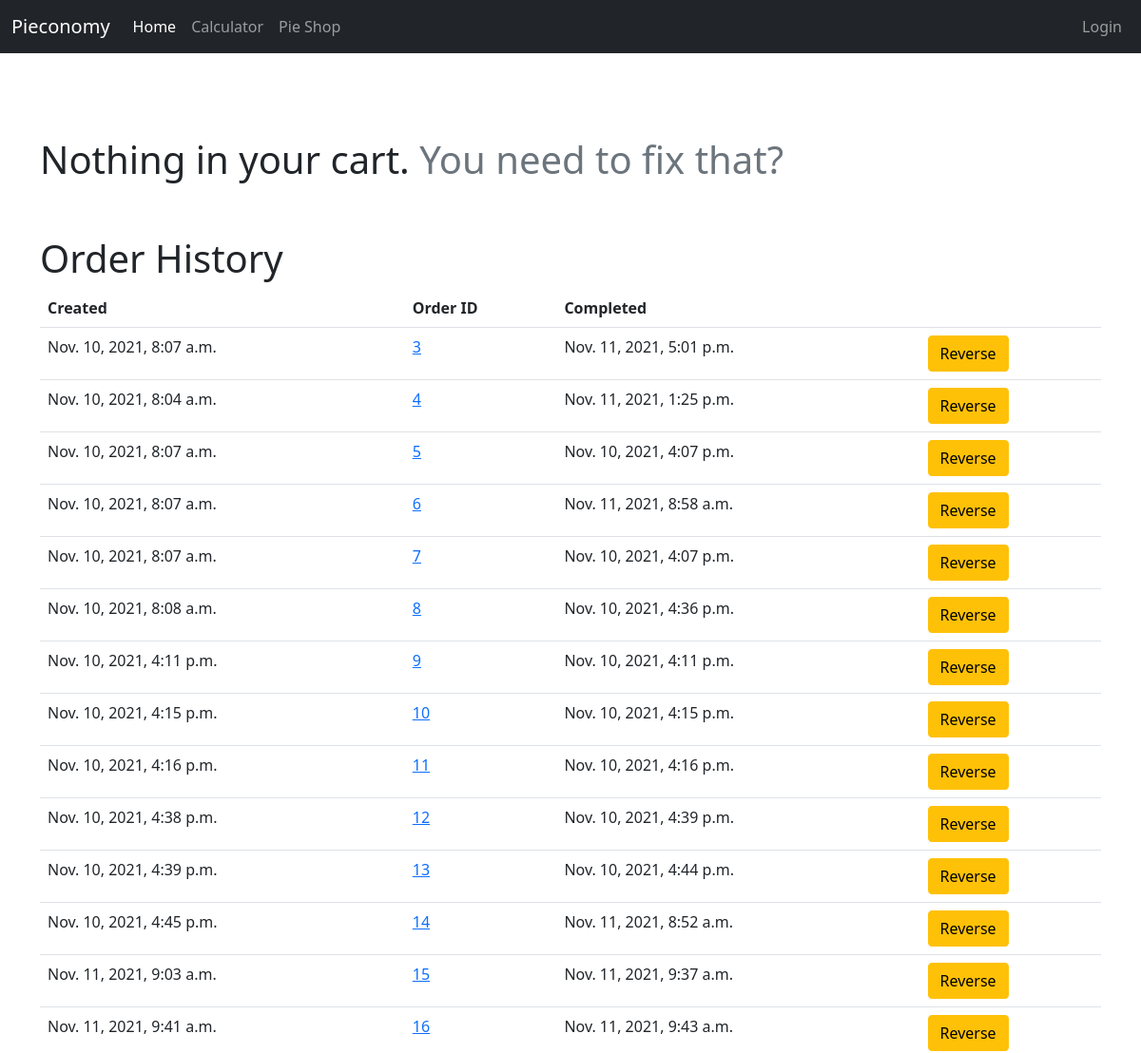
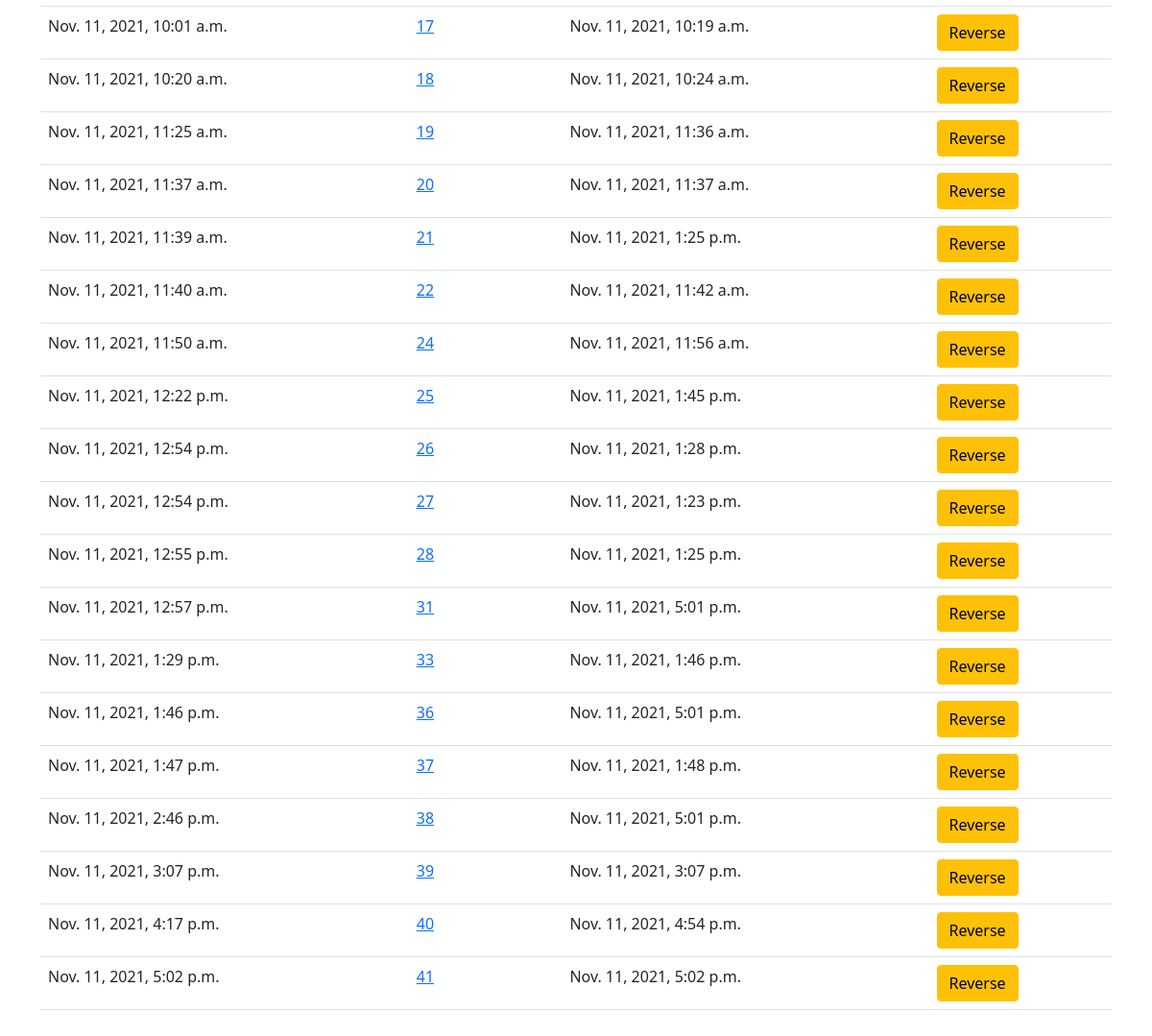
The page /orders on the database its author committed (2 pictures, top to bottom).
### main/models.py (models this page shows, shortened)
class Orders(models.Model):
    user_id = models.ForeignKey(User, on_delete=models.RESTRICT)
    is_ordered = models.BooleanField(default=False)
    create_date_time = models.DateTimeField(null=True, blank=True)
    last_updated_date_time = models.DateTimeField(null=True, blank=True)

### main/views.py (the view, shortened to what this page needs)
# urls.py: path('orders', views.OrderListView.as_view(), name='orders'),
class OrderListView(ListView):
    model = Orders
    context_object_name = 'order_history'
    template_name = 'main/orders.html'
    def get_context_data(self, **kwargs):
        context = super().get_context_data(**kwargs)
        context['current_order'] = self.model.objects.filter(user_id=self.request.user.id, is_ordered=False).first()
        try:
            context['order_items'] = OrderItems.objects.filter(order_id=context['current_order'].id)
        except OrderItems.DoesNotExist:
            context['order_items'] = None
        except AttributeError:
            context['order_items'] = None
        return context

### templates/main/orders.html (shortened to what this page needs)
{% extends 'base.html' %}
{% load shopping_cart %}
{% block body %}
    <section class="container pt-5 mt-5">
        {% if order_items and not current_order.is_ordered %}
            <section class="">
                <h1>Current Order {{ current_order.id }}</h1>
                <table class="table table-borderless w-50">
                    <tr>
                        <th>Quantity</th>
                        <th>Name</th>
                        <th>Cost</th>
                        <th></th>
                    </tr>
                    {% for item in order_items %}
                        <tr>
                            <th>
                                <a href="{% url 'item-add' item.item_id.id %}"><span class="material-icons text-muted">add</span></a>
                                {{ item.quantity }}
                                <a href="{% url 'item-remove' item.item_id.id %}"><span
                                        class="material-icons text-muted">remove</span></a>
                            </th>
                            <td>{{ item.item_id.name }}</td>
                            <td>${{ item.item_id.cost }}</td>
                            <td></td>
                        </tr>
                    {% endfor %}
                    <tr>
                        <th colspan="2" class="text-end">Sub-total</th>
                        <td colspan="2">${{ current_order.sub_total }}</td>
                    </tr>
                    <tr>
                        <th colspan="2" class="text-end">Tax</th>
                        <td colspan="2">${% tax current_order.sub_total %}</td>
                    </tr>
                    <tr>
                        <th colspan="2" class="text-end">Grand total</th>
                        <td colspan="2">${% grand_total current_order.sub_total %}</td>
                    </tr>
                    <tr>
                        <td colspan="3" class="text-end"><a href="{% url 'order-complete' current_order.id %}" class="btn btn-success">Order</a></td>
                    </tr>
                </table>
            </section>
        {% elif not order_items and not current_order.is_ordered %}
            <h1>Nothing in your cart. <a class="text-decoration-none text-muted" href="{% url 'shop' %}">You need to fix
                that?</a></h1>
        {% elif not order_items and not current_order.is_ordered and not order_history %}
            <h1>No orders yet. <a class="text-decoration-none text-muted" href="{% url 'shop' %}">Why not try one?</a>
            </h1>
        {% endif %}
        {% if order_history %}
            <section class="pt-5">
                <h1>Order History</h1>
                <table class="table">
                    <tr>
                        <th>Created</th>
                        <th>Order ID</th>
                        <th>Completed</th>
                        <th></th>
                    </tr>
                    {% for ord in order_history %}
                        <tr>
                            <td>
                                {{ ord.create_date_time }}
                            </td>
                            <td>
                                <a href="{% url 'order' ord.id %}">{{ ord.id }}</a>
                            </td>
                            <td>
                                {% if ord.is_ordered %}{{ ord.last_updated_date_time }}{% endif %}
                            </td>
                            <td>
                                <a href="{% url 'order-reverse' ord.id %}" class="btn btn-warning">Reverse</a>
                            </td>
                        </tr>
                    {% endfor %}
                </table>
            </section>
        {% endif %}
    </section>
{% endblock %}

### main/static/css/carousel.css (style rules this page uses)
body { padding-top: 3rem; padding-bottom: 3rem; color: #5a5a5a; }

### rows shown on the page
Orders: create_date_time "Nov. 10, 2021, 8:07 a.m.", id "3", last_updated_date_time "Nov. 11, 2021, 5:01 p.m."
Orders: create_date_time "Nov. 10, 2021, 8:04 a.m.", id "4", last_updated_date_time "Nov. 11, 2021, 1:25 p.m."
Orders: create_date_time "Nov. 10, 2021, 8:07 a.m.", id "5", last_updated_date_time "Nov. 10, 2021, 4:07 p.m."
Orders: create_date_time "Nov. 10, 2021, 8:07 a.m.", id "6", last_updated_date_time "Nov. 11, 2021, 8:58 a.m."
Orders: create_date_time "Nov. 10, 2021, 8:07 a.m.", id "7", last_updated_date_time "Nov. 10, 2021, 4:07 p.m."
Orders: create_date_time "Nov. 10, 2021, 8:08 a.m.", id "8", last_updated_date_time "Nov. 10, 2021, 4:36 p.m."
Orders: create_date_time "Nov. 10, 2021, 4:11 p.m.", id "9", last_updated_date_time "Nov. 10, 2021, 4:11 p.m."
Orders: create_date_time "Nov. 10, 2021, 4:15 p.m.", id "10", last_updated_date_time "Nov. 10, 2021, 4:15 p.m."
Orders: create_date_time "Nov. 10, 2021, 4:16 p.m.", id "11", last_updated_date_time "Nov. 10, 2021, 4:16 p.m."
Orders: create_date_time "Nov. 10, 2021, 4:38 p.m.", id "12", last_updated_date_time "Nov. 10, 2021, 4:39 p.m."
Orders: create_date_time "Nov. 10, 2021, 4:39 p.m.", id "13", last_updated_date_time "Nov. 10, 2021, 4:44 p.m."
Orders: create_date_time "Nov. 10, 2021, 4:45 p.m.", id "14", last_updated_date_time "Nov. 11, 2021, 8:52 a.m."
Orders: create_date_time "Nov. 11, 2021, 9:03 a.m.", id "15", last_updated_date_time "Nov. 11, 2021, 9:37 a.m."
Orders: create_date_time "Nov. 11, 2021, 9:41 a.m.", id "16", last_updated_date_time "Nov. 11, 2021, 9:43 a.m."
Orders: create_date_time "Nov. 11, 2021, 10:01 a.m.", id "17", last_updated_date_time "Nov. 11, 2021, 10:19 a.m."
Orders: create_date_time "Nov. 11, 2021, 10:20 a.m.", id "18", last_updated_date_time "Nov. 11, 2021, 10:24 a.m."
Orders: create_date_time "Nov. 11, 2021, 11:25 a.m.", id "19", last_updated_date_time "Nov. 11, 2021, 11:36 a.m."
Orders: create_date_time "Nov. 11, 2021, 11:37 a.m.", id "20", last_updated_date_time "Nov. 11, 2021, 11:37 a.m."
Orders: create_date_time "Nov. 11, 2021, 11:39 a.m.", id "21", last_updated_date_time "Nov. 11, 2021, 1:25 p.m."
Orders: create_date_time "Nov. 11, 2021, 11:40 a.m.", id "22", last_updated_date_time "Nov. 11, 2021, 11:42 a.m."
Orders: create_date_time "Nov. 11, 2021, 11:50 a.m.", id "24", last_updated_date_time "Nov. 11, 2021, 11:56 a.m."
Orders: create_date_time "Nov. 11, 2021, 12:22 p.m.", id "25", last_updated_date_time "Nov. 11, 2021, 1:45 p.m."
Orders: create_date_time "Nov. 11, 2021, 12:54 p.m.", id "26", last_updated_date_time "Nov. 11, 2021, 1:28 p.m."
Orders: create_date_time "Nov. 11, 2021, 12:54 p.m.", id "27", last_updated_date_time "Nov. 11, 2021, 1:23 p.m."
Orders: create_date_time "Nov. 11, 2021, 12:55 p.m.", id "28", last_updated_date_time "Nov. 11, 2021, 1:25 p.m."
Orders: create_date_time "Nov. 11, 2021, 12:57 p.m.", id "31", last_updated_date_time "Nov. 11, 2021, 5:01 p.m."
Orders: create_date_time "Nov. 11, 2021, 1:29 p.m.", id "33", last_updated_date_time "Nov. 11, 2021, 1:46 p.m."
Orders: create_date_time "Nov. 11, 2021, 1:46 p.m.", id "36", last_updated_date_time "Nov. 11, 2021, 5:01 p.m."
Orders: create_date_time "Nov. 11, 2021, 1:47 p.m.", id "37", last_updated_date_time "Nov. 11, 2021, 1:48 p.m."
Orders: create_date_time "Nov. 11, 2021, 2:46 p.m.", id "38", last_updated_date_time "Nov. 11, 2021, 5:01 p.m."
Orders: create_date_time "Nov. 11, 2021, 3:07 p.m.", id "39", last_updated_date_time "Nov. 11, 2021, 3:07 p.m."
Orders: create_date_time "Nov. 11, 2021, 4:17 p.m.", id "40", last_updated_date_time "Nov. 11, 2021, 4:54 p.m."
Orders: create_date_time "Nov. 11, 2021, 5:02 p.m.", id "41", last_updated_date_time "Nov. 11, 2021, 5:02 p.m."
